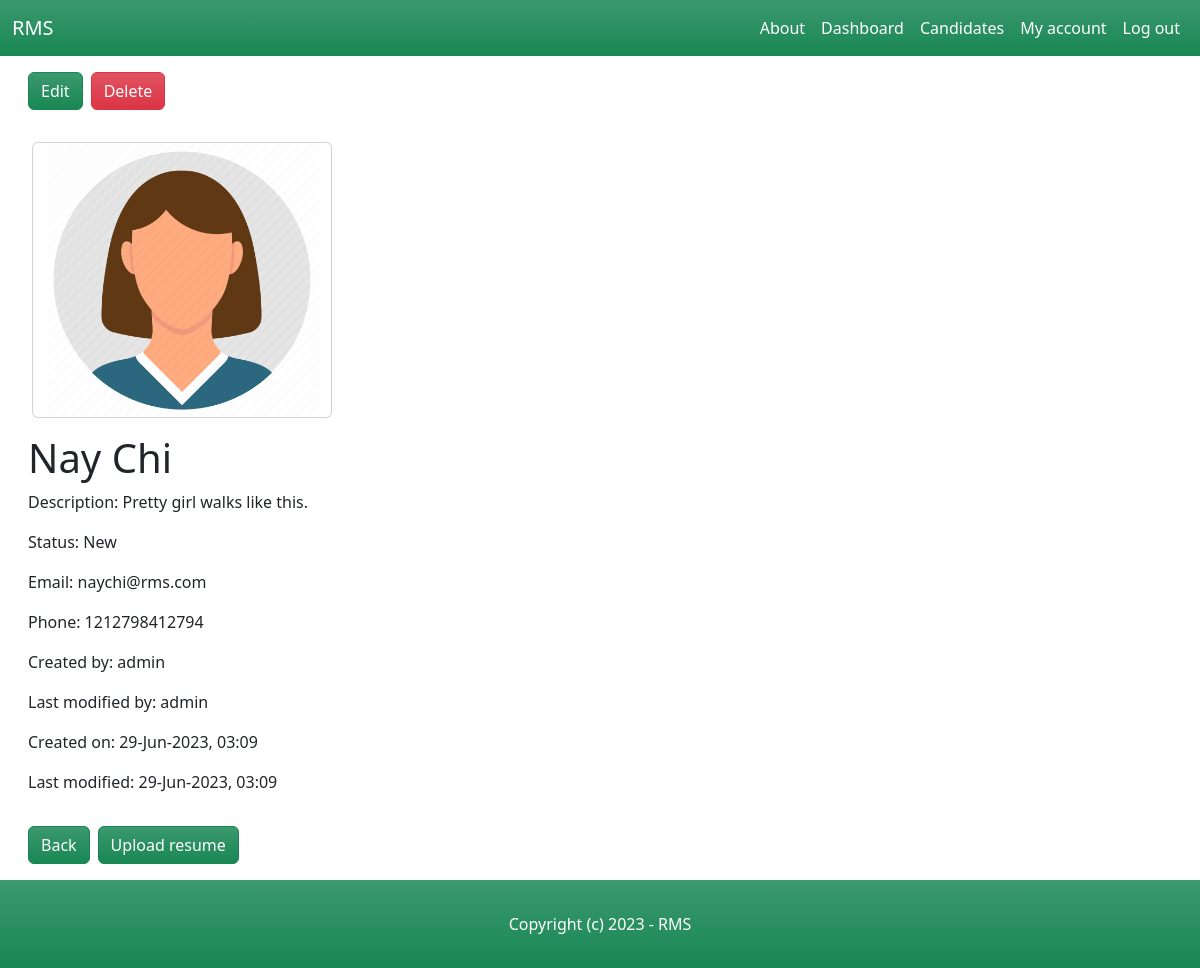
/dashboard/candidates/11/ (signed in), run on an earlier commit of the app's database.
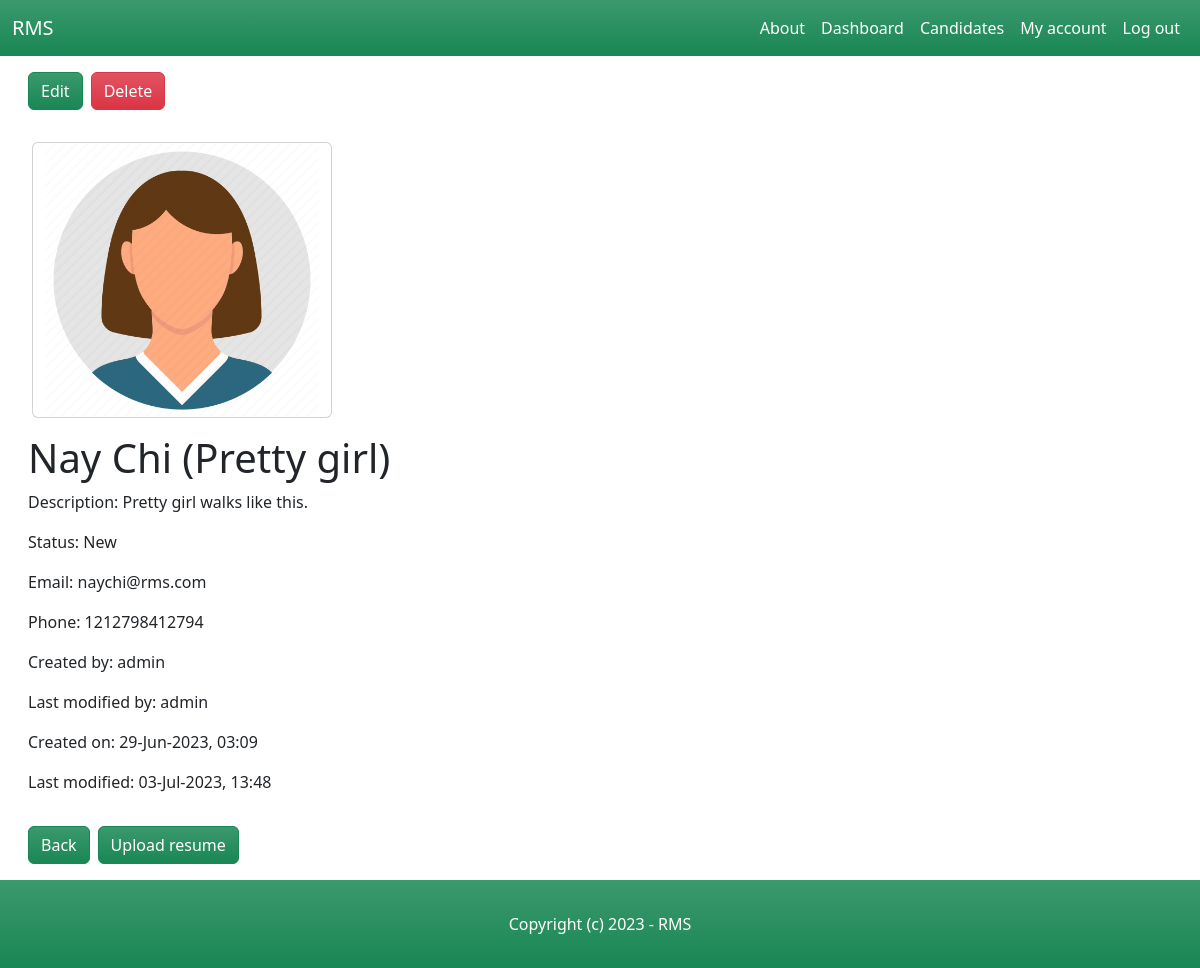
And on a later commit of the database.
### candidate/models.py (models this page shows, shortened)
class Candidate(models.Model):
    NEW = 'new'
    CONTACTED = 'contacted'
    INTERVIEWED = 'interviewed'
    HIRED = 'hired'
    REJECTED = 'rejected'
    CHOICES_STATUS = (
        (NEW, 'New'),
        (CONTACTED, 'Contacted'),
        (INTERVIEWED, 'Interviewed'),
        (HIRED, 'Hired'),
        (REJECTED, 'Rejected'),
    )
    name = models.CharField(max_length=255)
    description = models.TextField(blank=True, null=True)
    status = models.CharField(max_length=11, choices=CHOICES_STATUS, default=NEW)
    email = models.EmailField()
    phone = models.PositiveIntegerField()
    image = models.ImageField(upload_to='candidate_images', default='default_image.jpg', blank=True, null=True)
    resume = models.FileField(upload_to='resumes/', blank=True, null=True)
    is_active = models.BooleanField(default=True)
    created_by = models.ForeignKey(User, related_name='candidates', on_delete=models.CASCADE)
    created_at = models.DateTimeField(auto_now_add=True)
    modified_at = models.DateTimeField(auto_now=True)
    last_modified_by = models.ForeignKey(User, related_name='candidate', blank=True, null=True, on_delete=models.CASCADE)

### candidate/views.py (the view)
# urls.py: path('<int:pk>/', views.candidate_details, name='candidate_details'),
@login_required
def candidate_details(request, pk):
    candidate = get_object_or_404(Candidate, is_active=True, pk=pk)
    return render(request, 'candidate/candidate_details.html', {
        'candidate': candidate
    })

### candidate/templates/candidate/candidate_details.html (shortened to what this page needs)
{% extends 'core/base.html' %}
{% block content %}
    <div class="row mx-3">
        <div class="d-grid my-3 gap-2 d-md-flex">
            <button class="btn btn-success bg-gradient"><a class="nav-link text-white" href="{% url 'edit_candidate' candidate.id %}">Edit</a></button>
            <button class="btn btn-danger bg-gradient"><a class="nav-link text-white" href="{% url 'delete_candidate' candidate.id %}">Delete</a></button>
        </div>
    </div>
    <div class="row mx-3">
        <div class="card mx-3 my-3" style="width: 300px;">
            <img src="{{ candidate.image.url }}" class="card-img-top" alt="{{ candidate.name }}">
        </div>
        <h1>{{ candidate.name }}</h1>
        {% if candidate.description %}
            <p>Description: {{ candidate.description }}</p>
        {% endif %}
        <p>Status: {{ candidate.get_status_display }}</p>
        <p>Email: {{ candidate.email }}</p>
        <p>Phone: {{ candidate.phone }}</p>
        <p>Created by: {{ candidate.created_by }}</p>
        <p>Last modified by: {{ candidate.last_modified_by }}</p>
        <p>Created on: {{ candidate.created_at|date:"d-M-Y, H:i" }}</p>
        <p>Last modified: {{ candidate.modified_at|date:"d-M-Y, H:i" }}</p>
        <div class="d-grid my-3 gap-2 d-md-flex">
            <button type="submit" class="btn btn-success bg-gradient"><a class="nav-link text-white" href="{% url 'candidates_list' %}">Back</a></button>
            {% if candidate.resume %}
                <button type="submit" class="btn btn-success bg-gradient"><a style="text-decoration:none" href="{{ candidate.resume.url }}" class="text-white" download>Download resume</a></button>
            {% else %}
                <button type="submit" class="btn btn-success bg-gradient"><a style="text-decoration:none" href="{% url 'edit_candidate' candidate.id %}" class="text-white">Upload resume</a></button>
            {% endif %}
        </div>
    </div>
{% endblock %}

What changed in the data, as far as the page shows it:
changed Candidate "Pretty girl walks like this.": name "Nay Chi" → "Nay Chi (Pretty girl)"; modified_at "29-Jun-2023, 03:09" → "03-Jul-2023, 13:48"
